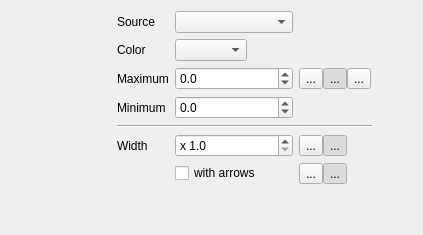
         <widget class="QWidget" name="tabStyle">
          <attribute name="title">
           <string>Style</string>
          </attribute>
          <layout class="QHBoxLayout" name="tabStyleLayout">
           <item>
            <layout class="QVBoxLayout" name="widgetColorLayout">
             <item>
              <widget class="CColorLegend" name="widgetColorLabel" native="true">
               <property name="sizePolicy">
                <sizepolicy hsizetype="Minimum" vsizetype="MinimumExpanding">
                 <horstretch>0</horstretch>
                 <verstretch>0</verstretch>
                </sizepolicy>
               </property>
               <property name="minimumSize">
                <size>
                 <width>100</width>
                 <height>0</height>
                </size>
               </property>
               <property name="maximumSize">
                <size>
                 <width>300</width>
                 <height>16777215</height>
                </size>
               </property>
              </widget>
             </item>
            </layout>
           </item>
           <item>
            <layout class="QVBoxLayout" name="verticalLayout_2">
             <item>
              <layout class="QGridLayout" name="gridLayout">
               <item row="0" column="0">
                <widget class="QLabel" name="label">
                 <property name="sizePolicy">
                  <sizepolicy hsizetype="Preferred" vsizetype="Preferred">
                   <horstretch>0</horstretch>
                   <verstretch>0</verstretch>
                  </sizepolicy>
                 </property>
                 <property name="text">
                  <string>Source</string>
                 </property>
                </widget>
               </item>
               <item row="7" column="0">
                <widget class="QLabel" name="label_5">
                 <property name="text">
                  <string>Width</string>
                 </property>
                </widget>
               </item>
               <item row="0" column="1">
                <widget class="QComboBox" name="comboColorSource"/>
               </item>
               <item row="8" column="2">
                <layout class="QHBoxLayout" name="horizontalLayout_4">
                 <property name="spacing">
                  <number>0</number>
                 </property>
                 <item>
                  <widget class="QToolButton" name="toolUserArrow">
                   <property name="toolTip">
                    <string>Use/edit user defined visibility of arrows for this track</string>
                   </property>
                   <property name="text">
                    <string>...</string>
                   </property>
                   <property name="icon">
                    <iconset resource="../../resources.qrc">
                     <normaloff>:/icons/32x32/ArrowUser.png</normaloff>:/icons/32x32/ArrowUser.png</iconset>
                   </property>
                   <property name="iconSize">
                    <size>
                     <width>16</width>
                     <height>16</height>
                    </size>
                   </property>
                   <property name="checkable">
                    <bool>true</bool>
                   </property>
                   <property name="autoExclusive">
                    <bool>true</bool>
                   </property>
                   <attribute name="buttonGroup">
                    <string notr="true">buttonGroupArrow</string>
                   </attribute>
                  </widget>
                 </item>
                 <item>
                  <widget class="QToolButton" name="toolDefArrow">
                   <property name="toolTip">
                    <string>Use/edit system's visibility of arrows for all tracks</string>
                   </property>
                   <property name="text">
                    <string>...</string>
                   </property>
                   <property name="icon">
                    <iconset resource="../../resources.qrc">
                     <normaloff>:/icons/32x32/ArrowDef.png</normaloff>:/icons/32x32/ArrowDef.png</iconset>
                   </property>
                   <property name="iconSize">
                    <size>
                     <width>16</width>
                     <height>16</height>
                    </size>
                   </property>
                   <property name="checkable">
                    <bool>true</bool>
                   </property>
                   <property name="checked">
                    <bool>true</bool>
                   </property>
                   <property name="autoExclusive">
                    <bool>true</bool>
                   </property>
                   <attribute name="buttonGroup">
                    <string notr="true">buttonGroupArrow</string>
                   </attribute>
                  </widget>
                 </item>
                 <item>
                  <spacer name="horizontalSpacer_6">
                   <property name="orientation">
                    <enum>Qt::Horizontal</enum>
                   </property>
                   <property name="sizeType">
                    <enum>QSizePolicy::Maximum</enum>
                   </property>
                   <property name="sizeHint" stdset="0">
                    <size>
                     <width>25</width>
                     <height>20</height>
                    </size>
                   </property>
                  </spacer>
                 </item>
                </layout>
               </item>
               <item row="4" column="1">
                <widget class="CDoubleSpinBox" name="spinLimitHigh">
                 <property name="decimals">
                  <number>1</number>
                 </property>
                 <property name="minimum">
                  <double>-100.000000000000000</double>
                 </property>
                </widget>
               </item>
               <item row="4" column="2">
                <layout class="QHBoxLayout" name="horizontalLayout_7">
                 <property name="spacing">
                  <number>0</number>
                 </property>
                 <item>
                  <widget class="QToolButton" name="toolLimitUsrStyle">
                   <property name="toolTip">
                    <string>User defined limits for this track</string>
                   </property>
                   <property name="text">
                    <string>...</string>
                   </property>
                   <property name="icon">
                    <iconset resource="../../resources.qrc">
                     <normaloff>:/icons/32x32/LimitUsr.png</normaloff>:/icons/32x32/LimitUsr.png</iconset>
                   </property>
                   <property name="iconSize">
                    <size>
                     <width>16</width>
                     <height>16</height>
                    </size>
                   </property>
                   <property name="checkable">
                    <bool>true</bool>
                   </property>
                   <property name="autoExclusive">
                    <bool>true</bool>
                   </property>
                  </widget>
                 </item>
                 <item>
                  <widget class="QToolButton" name="toolLimitAutoStyle">
                   <property name="toolTip">
                    <string>Automatic limits</string>
                   </property>
                   <property name="text">
                    <string>...</string>
                   </property>
                   <property name="icon">
                    <iconset resource="../../resources.qrc">
                     <normaloff>:/icons/32x32/Limit.png</normaloff>:/icons/32x32/Limit.png</iconset>
                   </property>
                   <property name="iconSize">
                    <size>
                     <width>16</width>
                     <height>16</height>
                    </size>
                   </property>
                   <property name="checkable">
                    <bool>true</bool>
                   </property>
                   <property name="checked">
                    <bool>true</bool>
                   </property>
                   <property name="autoExclusive">
                    <bool>true</bool>
                   </property>
                  </widget>
                 </item>
                 <item>
                  <widget class="QToolButton" name="toolLimitSysStyle">
                   <property name="toolTip">
                    <string>User defined limits for all tracks</string>
                   </property>
                   <property name="text">
                    <string>...</string>
                   </property>
                   <property name="icon">
                    <iconset resource="../../resources.qrc">
                     <normaloff>:/icons/32x32/LimitSys.png</normaloff>:/icons/32x32/LimitSys.png</iconset>
                   </property>
                   <property name="iconSize">
                    <size>
                     <width>16</width>
                     <height>16</height>
                    </size>
                   </property>
                   <property name="checkable">
                    <bool>true</bool>
                   </property>
                   <property name="autoExclusive">
                    <bool>true</bool>
                   </property>
                  </widget>
                 </item>
                </layout>
               </item>
               <item row="4" column="0">
                <widget class="QLabel" name="label_2">
                 <property name="sizePolicy">
                  <sizepolicy hsizetype="Preferred" vsizetype="Preferred">
                   <horstretch>0</horstretch>
                   <verstretch>0</verstretch>
                  </sizepolicy>
                 </property>
                 <property name="text">
                  <string>Maximum</string>
                 </property>
                </widget>
               </item>
               <item row="8" column="1">
                <widget class="QCheckBox" name="checkWithArrows">
                 <property name="text">
                  <string>with arrows</string>
                 </property>
                </widget>
               </item>
               <item row="7" column="1">
                <widget class="QDoubleSpinBox" name="spinLineWidth">
                 <property name="prefix">
                  <string>x </string>
                 </property>
                 <property name="decimals">
                  <number>1</number>
                 </property>
                 <property name="minimum">
                  <double>1.000000000000000</double>
                 </property>
                 <property name="maximum">
                  <double>4.000000000000000</double>
                 </property>
                 <property name="singleStep">
                  <double>0.500000000000000</double>
                 </property>
                </widget>
               </item>
               <item row="5" column="1">
                <widget class="CDoubleSpinBox" name="spinLimitLow">
                 <property name="decimals">
                  <number>1</number>
                 </property>
                 <property name="minimum">
                  <double>-100.000000000000000</double>
                 </property>
                </widget>
               </item>
               <item row="5" column="2">
                <layout class="QHBoxLayout" name="horizontalLayout_9">
                 <property name="spacing">
                  <number>0</number>
                 </property>
                </layout>
               </item>
               <item row="7" column="2">
                <layout class="QHBoxLayout" name="horizontalLayout">
                 <property name="spacing">
                  <number>0</number>
                 </property>
                 <item>
                  <widget class="QToolButton" name="toolUserLineWith">
                   <property name="toolTip">
                    <string>Use/edit user defined scale factor for this track</string>
                   </property>
                   <property name="text">
                    <string>...</string>
                   </property>
                   <property name="icon">
                    <iconset resource="../../resources.qrc">
                     <normaloff>:/icons/32x32/LineWidthUser.png</normaloff>:/icons/32x32/LineWidthUser.png</iconset>
                   </property>
                   <property name="iconSize">
                    <size>
                     <width>16</width>
                     <height>16</height>
                    </size>
                   </property>
                   <property name="checkable">
                    <bool>true</bool>
                   </property>
                   <property name="autoExclusive">
                    <bool>true</bool>
                   </property>
                   <attribute name="buttonGroup">
                    <string notr="true">buttonGroupLineWidth</string>
                   </attribute>
                  </widget>
                 </item>
                 <item>
                  <widget class="QToolButton" name="toolDefLineWidth">
                   <property name="toolTip">
                    <string>Use/edit system's default factor for all tracks</string>
                   </property>
                   <property name="text">
                    <string>...</string>
                   </property>
                   <property name="icon">
                    <iconset resource="../../resources.qrc">
                     <normaloff>:/icons/32x32/LineWidthDef.png</normaloff>:/icons/32x32/LineWidthDef.png</iconset>
                   </property>
                   <property name="iconSize">
                    <size>
                     <width>16</width>
                     <height>16</height>
                    </size>
                   </property>
                   <property name="checkable">
                    <bool>true</bool>
                   </property>
                   <property name="checked">
                    <bool>true</bool>
                   </property>
                   <property name="autoExclusive">
                    <bool>true</bool>
                   </property>
                   <attribute name="buttonGroup">
                    <string notr="true">buttonGroupLineWidth</string>
                   </attribute>
                  </widget>
                 </item>
                 <item>
                  <spacer name="horizontalSpacer_5">
                   <property name="orientation">
                    <enum>Qt::Horizontal</enum>
                   </property>
                   <property name="sizeType">
                    <enum>QSizePolicy::Maximum</enum>
                   </property>
                   <property name="sizeHint" stdset="0">
                    <size>
                     <width>25</width>
                     <height>20</height>
                    </size>
                   </property>
                  </spacer>
                 </item>
                </layout>
               </item>
               <item row="5" column="0">
                <widget class="QLabel" name="label_3">
                 <property name="sizePolicy">
                  <sizepolicy hsizetype="Preferred" vsizetype="Preferred">
                   <horstretch>0</horstretch>
                   <verstretch>0</verstretch>
                  </sizepolicy>
                 </property>
                 <property name="text">
                  <string>Minimum</string>
                 </property>
                </widget>
               </item>
               <item row="6" column="0" colspan="3">
                <widget class="Line" name="line_4">
                 <property name="orientation">
                  <enum>Qt::Horizontal</enum>
                 </property>
                </widget>
               </item>
               <item row="3" column="0">
                <widget class="QLabel" name="label_4">
                 <property name="sizePolicy">
                  <sizepolicy hsizetype="Minimum" vsizetype="Minimum">
                   <horstretch>0</horstretch>
                   <verstretch>0</verstretch>
                  </sizepolicy>
                 </property>
                 <property name="text">
                  <string>Color</string>
                 </property>
                </widget>
               </item>
               <item row="3" column="1">
                <layout class="QHBoxLayout" name="horizontalLayout_13">
                 <item>
                  <widget class="QComboBox" name="comboColor"/>
                 </item>
                 <item>
                  <widget class="CSelectActivityColor" name="widgetColorActivity" native="true"/>
                 </item>
                 <item>
                  <spacer name="horizontalSpacer_7">
                   <property name="orientation">
                    <enum>Qt::Horizontal</enum>
                   </property>
                   <property name="sizeType">
                    <enum>QSizePolicy::Maximum</enum>
                   </property>
                   <property name="sizeHint" stdset="0">
                    <size>
                     <width>40</width>
                     <height>20</height>
                    </size>
                   </property>
                  </spacer>
                 </item>
                </layout>
               </item>
              </layout>
             </item>
             <item>
              <spacer name="verticalSpacer_2">
               <property name="orientation">
                <enum>Qt::Vertical</enum>
               </property>
               <property name="sizeHint" stdset="0">
                <size>
                 <width>20</width>
                 <height>40</height>
                </size>
               </property>
              </spacer>
             </item>
            </layout>
           </item>
           <item>
            <spacer name="horizontalSpacer_4">
             <property name="orientation">
              <enum>Qt::Horizontal</enum>
             </property>
             <property name="sizeHint" stdset="0">
              <size>
               <width>40</width>
               <height>20</height>
              </size>
             </property>
            </spacer>
           </item>
          </layout>
         </widget>
